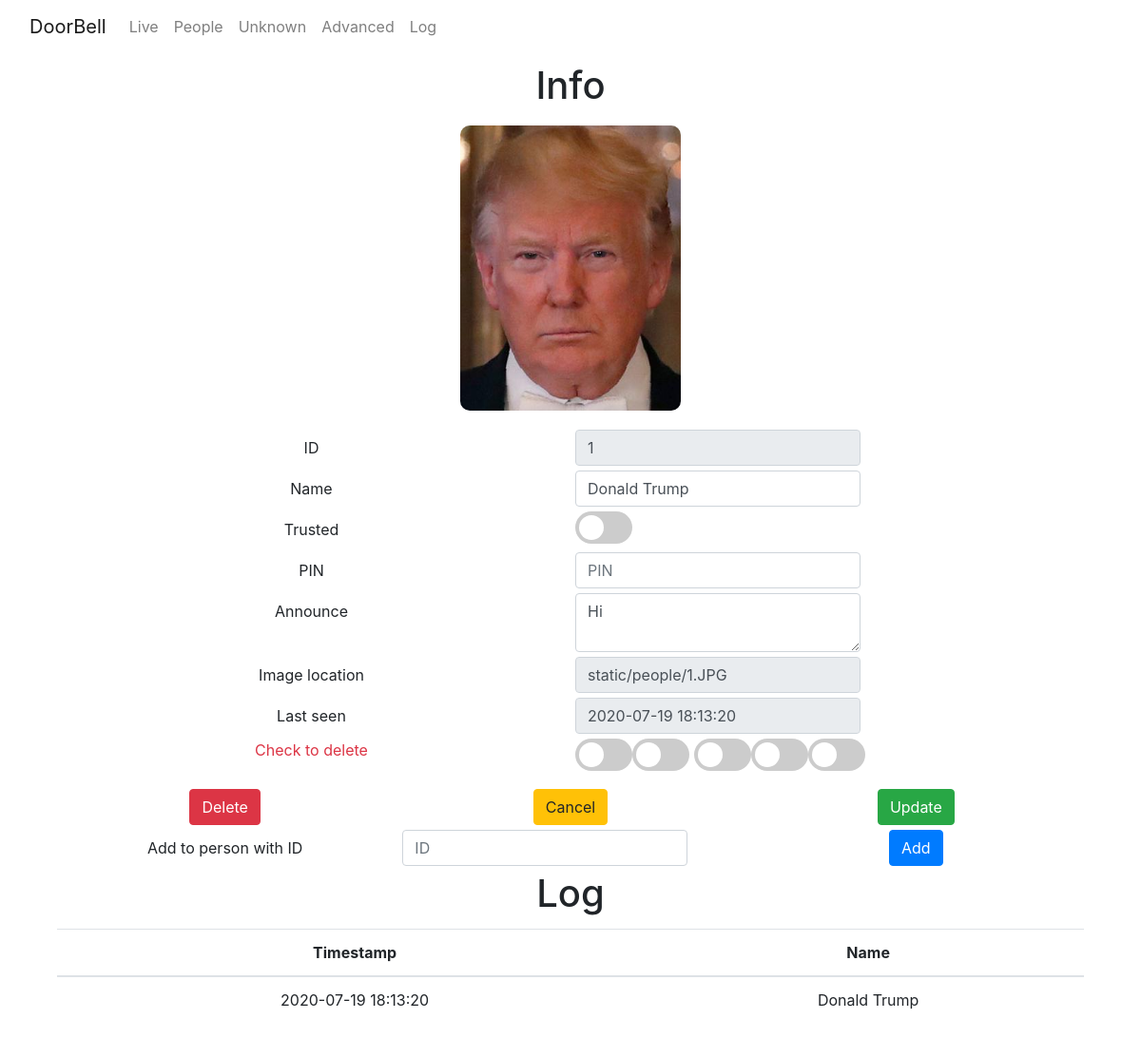
Page /person/1 on the committed database.
### tables this page shows
CREATE TABLE "faces" (
	"id"	INTEGER NOT NULL,
	"person_id"	INTEGER,
	"image_loc"	text,
	"0"	NUMERIC,
	"1"	NUMERIC,
	"2"	NUMERIC,
	"3"	NUMERIC,
	"4"	NUMERIC,
	"5"	NUMERIC,
	"6"	NUMERIC,
	"7"	NUMERIC,
	"8"	NUMERIC,
	"9"	NUMERIC,
	"10"	NUMERIC,
	"11"	NUMERIC,
	"12"	NUMERIC,
	"13"	NUMERIC,
	"14"	NUMERIC,
	"15"	NUMERIC,
	"16"	NUMERIC,
	"17"	NUMERIC,
	"18"	NUMERIC,
	"19"	NUMERIC,
	"20"	NUMERIC,
	"21"	NUMERIC,
	"22"	NUMERIC,
	"23"	NUMERIC,
	"24"	NUMERIC,
	"25"	NUMERIC,
	"26"	NUMERIC,
	"27"	NUMERIC,
	"28"	NUMERIC,
	"29"	NUMERIC,
	"30"	NUMERIC,
	"31"	NUMERIC,
	"32"	NUMERIC,
	"33"	NUMERIC,
	"34"	NUMERIC,
	"35"	NUMERIC,
	"36"	NUMERIC,
	"37"	NUMERIC,
	"38"	NUMERIC,
	"39"	NUMERIC,
	"40"	NUMERIC,
	"41"	NUMERIC,
	"42"	NUMERIC,
	"43"	NUMERIC,
	"44"	NUMERIC,
	"45"	NUMERIC,
	"46"	NUMERIC,
	"47"	NUMERIC,
	"48"	NUMERIC,
	"49"	NUMERIC,
	"50"	NUMERIC,
	"51"	NUMERIC,
	"52"	NUMERIC,
	"53"	NUMERIC,
	"54"	NUMERIC,
	"55"	NUMERIC,
	"56"	NUMERIC,
	"57"	NUMERIC,
	"58"	NUMERIC,
	"59"	NUMERIC,
	"60"	NUMERIC,
	"61"	NUMERIC,
	"62"	NUMERIC,
	"63"	NUMERIC,
	"64"	NUMERIC,
	"65"	NUMERIC,
	"66"	NUMERIC,
	"67"	NUMERIC,
	"68"	NUMERIC,
	"69"	NUMERIC,
	"70"	NUMERIC,
	"71"	NUMERIC,
	"72"	NUMERIC,
	"73"	NUMERIC,
	"74"	NUMERIC,
	"75"	NUMERIC,
	"76"	NUMERIC,
	"77"	NUMERIC,
	"78"	NUMERIC,
	"79"	NUMERIC,
	"80"	NUMERIC,
	"81"	NUMERIC,
	"82"	NUMERIC,
	"83"	NUMERIC,
	"84"	NUMERIC,
	"85"	NUMERIC,
	"86"	NUMERIC,
	"87"	NUMERIC,
	"88"	NUMERIC,
	"89"	NUMERIC,
	"90"	NUMERIC,
	"91"	NUMERIC,
	"92"	NUMERIC,
	"93"	NUMERIC,
	"94"	NUMERIC,
	"95"	NUMERIC,
	"96"	NUMERIC,
	"97"	NUMERIC,
	"98"	NUMERIC,
	"99"	NUMERIC,
	"100"	NUMERIC,
	"101"	NUMERIC,
	"102"	NUMERIC,
	"103"	NUMERIC,
	"104"	NUMERIC,
	"105"	NUMERIC,
	"106"	NUMERIC,
	"107"	NUMERIC,
	"108"	NUMERIC,
	"109"	NUMERIC,
	"110"	NUMERIC,
	"111"	NUMERIC,
	"112"	NUMERIC,
	"113"	NUMERIC,
	"114"	NUMERIC,
	"115"	NUMERIC,
	"116"	NUMERIC,
	"117"	NUMERIC,
	"118"	NUMERIC,
	"119"	NUMERIC,
	"120"	NUMERIC,
	"121"	NUMERIC,
	"122"	NUMERIC,
	"123"	NUMERIC,
	"124"	NUMERIC,
	"125"	NUMERIC,
	"126"	NUMERIC,
	"127"	NUMERIC,
	PRIMARY KEY("id")
);

CREATE TABLE "people" (
	"id"	INTEGER NOT NULL,
	"name"	TEXT,
	"trusted"	boolean,
	"announce"	TEXT, pin TEXT,
	PRIMARY KEY("id")
);

CREATE TABLE "log" (
	"id"	INTEGER NOT NULL,
	"person_id"	TEXT NOT NULL,
	"datetime"	DATETIME NOT NULL DEFAULT CURRENT_TIMESTAMP,
	"distance"	FLOAT,
	PRIMARY KEY("id")
);

### app.py (the view)
@app.route("/person/<person_id>")
def person_page(person_id):
    person = db.execute("select * from people join faces on people.id = faces.person_id where people.id = ?", person_id)
    log = db.execute("SELECT * FROM log JOIN people ON person_id = people.id WHERE person_id LIKE ? OR datetime IN (SELECT datetime FROM log WHERE person_id LIKE ?) ORDER BY datetime DESC",person_id ,person_id)
    return render_template("/person.html", person=person, log=log)

### app.py (called while the page is built)
@app.after_request
def after_request(response):
    response.headers["Cache-Control"] = "no-cache, no-store, must-revalidate"
    response.headers["Expires"] = 0
    response.headers["Pragma"] = "no-cache"
    return response

### templates/person.html (shortened to what this page needs)
<!DOCTYPE html>
<html>
<head>
    <link rel="stylesheet" href="{{ url_for('static', filename='assets/bootstrap/css/bootstrap.min.css') }}">
    <link rel="stylesheet" href="{{ url_for('static', filename='assets/css/styles.min.css') }}">
</head>
<body>
    <nav class="navbar navbar-light navbar-expand-md">
        <div class="container-fluid"><a class="navbar-brand" href="/">DoorBell</a>
            <div class="collapse navbar-collapse"
                id="navcol-1">
                <ul class="nav navbar-nav">
                    <li class="nav-item" role="presentation"><a class="nav-link" href="/">Live</a></li>
                    <li class="nav-item" role="presentation"><a class="nav-link" href="/people">People</a></li>
                    <li class="nav-item" role="presentation"><a class="nav-link" href="/people/search/unknown">Unknown</a></li>
                    <li class="nav-item" role="presentation"><a class="nav-link" href="/settings">Advanced</a></li>
                    <li class="nav-item" role="presentation"><a class="nav-link" href="/log">Log</a></li>
                </ul>
            </div>
        </div>
    </nav>
    <form action="/person/update" method="post">
        <div class="container">
            <div class="row">
                <div class="col">
                    <h1>Info</h1>
                </div>
            </div>
            <div class="row">
                <div class="col">
                    <div class="row">
                        {% for row in person %}
                            <div class="col"><img class="mug" src="/{{ row['image_loc'] }}">
                            </div>
                        {% endfor %}
                    </div>
                </div>
            </div>
        </div>
        <div class="container">
            <div class="row">
                <div class="col">
                    <div class="form-row">
                        <div class="col"><label class="col-form-label" for="id">ID</label></div>
                        <div class="col"><input class="form-control" type="text" id="id" name="id" value="{{ person[0]['person_id'] }}" readonly=""></div>
                    </div>
                    <div class="form-row">
                        <div class="col"><label class="col-form-label" for="name">Name</label></div>
                        <div class="col"><input class="form-control" type="text" id="name" name="name" placeholder="Name" value="{{ person[0]['name'] }}"></div>
                    </div>
                    <div class="form-row">
                        <div class="col"><label class="col-form-label" for="trusted">Trusted</label></div>
                        <div class="col text-left"><label class="col-form-label switch"><input type="checkbox" id="trusted" name="trusted" value="True">&nbsp;<span class="slider round"></span></label></div>
                    </div>
                    <div class="form-row">
                        <div class="col"><label class="col-form-label" for="pin">PIN</label></div>
                        <div class="col"><input class="form-control" type="password" id="pin" name="pin" placeholder="PIN" value="{{ person[0]['pin'] }}"></div>
                    </div>
                    <div class="form-row">
                        <div class="col"><label class="col-form-label" for="announce">Announce</label></div>
                        <div class="col"><textarea class="form-control" id="announce" name="announce" placeholder="Announce">{{ person[0]['announce'] }}</textarea></div>
                    </div>
                    {% for row in person %}
                    <div class="form-row">
                        <div class="col"><label class="col-form-label" for="imageloc">Image location</label></div>
                        <div class="col"><input class="form-control" type="text" id="imageloc" disabled="" value="{{ row['image_loc'] }}"></div>
                    </div>
                    {% endfor %}
                    <div class="form-row">
                        <div class="col"><label class="col-form-label" for="lastseen">Last seen</label></div>
                        <div class="col"><input class="form-control" type="text" id="lastseen" disabled="" value="{{ log[0]['datetime'] }}"></div>
                    </div>
                    <div class="form-row">
                        <div class="col">
                            <p class="text-danger">Check to delete</p>
                        </div>
                        <div class="col text-left align-self-center"><label class="switch"><span class="slider round" style="/*background-color: red;*/"></span></label><label class="switch"><span class="slider round"></span></label>
                            <label
                                class="switch"><span class="slider round"></span></label><label class="switch"><span class="slider round"></span></label><label class="switch"><span class="slider round"></span></label></div>
                    </div>
                    <div class="form-row">
                        <div class="col"><button class="btn btn-danger" type="submit" formaction="/person/delete">Delete</button></div>
                        <div class="col"><a class="btn btn-warning" role="reset" href="/people">Cancel</a></div>
                        <div class="col"><button class="btn btn-success" type="submit">Update</button></div>
                    </div>
                    {% if not person[1] %}
                    <div class="form-row">
                        <div class="col"><label class="col-form-label" for="id">Add to person with ID</label></div>
                        <div class="col"><input class="form-control" type="text" id="addtoid" name="addtoid" placeholder="ID"></div>
                        <div class="col"><button class="btn btn-primary" type="submit"  formaction="/person/addto">Add</button></div>
                    </div>
                    {% endif %}
                </div>
            </div>
        </div>
    </form>
    <div class="container" id="log">
        <div class="row">
            <div class="col">
                <h1>Log</h1>
            </div>
        </div>
        <div class="row">
            <div class="col">
                <div class="table-responsive">
                    <table class="table">
                        <thead>
                            <tr>
                                <th>Timestamp</th>
                                <th>Name</th>
                            </tr>
                        </thead>
                        <tbody>
                            {% for row in log %}
                            <tr>
                                <td onclick="window.location='/log/search/{{ row['datetime'] }}/'">{{ row['datetime'] }}</td>
                                <td onclick="window.location='/person/{{ row['id'] }}'">{{ row['name'] }}</td>
                            </tr>
                            {% endfor %}
                        </tbody>
                    </table>
                </div>
            </div>
        </div>
    </div>
</body>
</html>

### rows in the picture
faces: image_loc (picture), id "1", image_loc "static/people/1.JPG"
people: name "Donald Trump", announce "Hi", datetime "2020-07-19 18:13:20"
log: datetime "2020-07-19 18:13:20"
